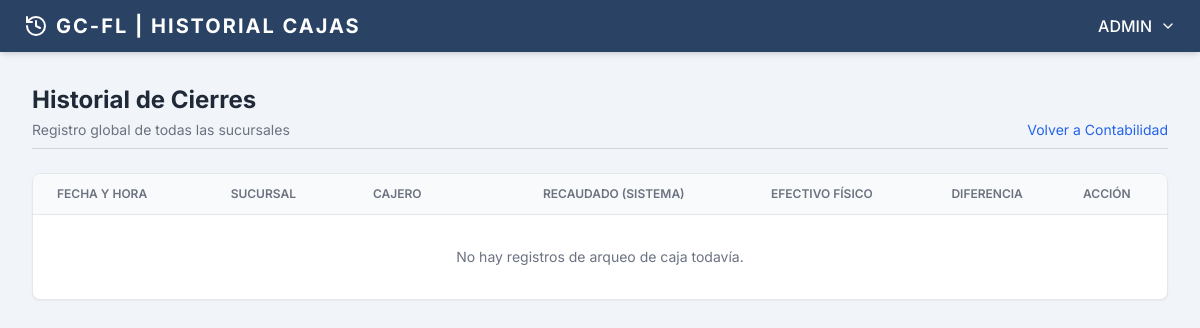
The page /contabilidad/historial/ (signed in) on the database as committed earlier.
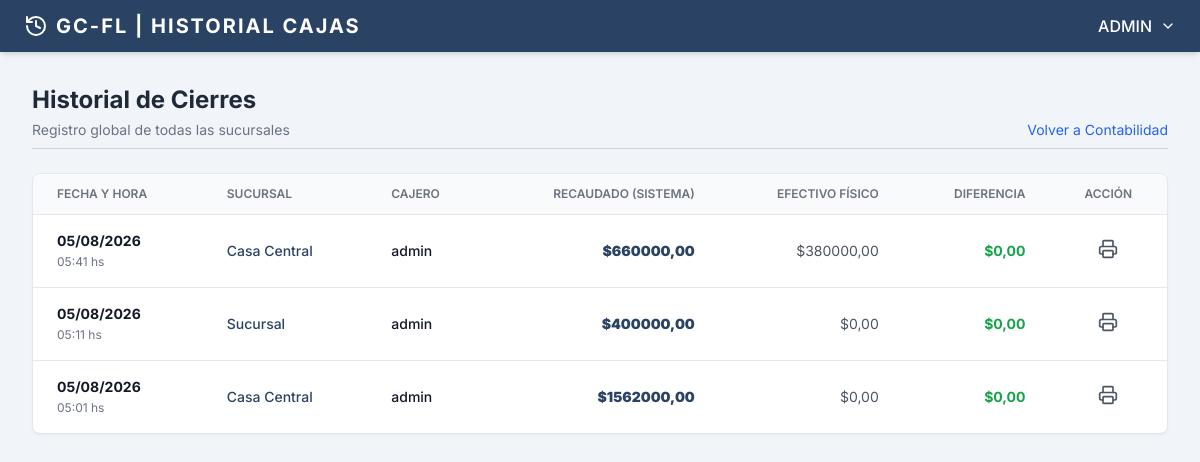
The same page on the database as committed later.
### contabilidad/models.py (models this page shows, shortened)
class CierreCaja(models.Model):
    sucursal = models.ForeignKey(Sucursal, on_delete=models.PROTECT, related_name='cierres_caja')
    usuario = models.ForeignKey(User, on_delete=models.PROTECT, help_text="Usuario que realizó el cierre")
    fecha_inicio = models.DateTimeField(help_text="Fecha y hora del último cierre anterior")
    fecha_cierre = models.DateTimeField(auto_now_add=True)
    total_efectivo = models.DecimalField(max_digits=12, decimal_places=2, default=0.00)
    total_tarjeta_debito = models.DecimalField(max_digits=12, decimal_places=2, default=0.00)
    total_tarjeta_credito = models.DecimalField(max_digits=12, decimal_places=2, default=0.00)
    total_transferencia = models.DecimalField(max_digits=12, decimal_places=2, default=0.00)
    total_billetera_virtual = models.DecimalField(max_digits=12, decimal_places=2, default=0.00)
    total_otros = models.DecimalField(max_digits=12, decimal_places=2, default=0.00)
    total_recaudado = models.DecimalField(max_digits=12, decimal_places=2, default=0.00)
    efectivo_usado = models.DecimalField(max_digits=12, decimal_places=2, default=0.00)      # gastos del dia en efectivo sacado de la caja
    efectivo_declarado = models.DecimalField(max_digits=12, decimal_places=2, default=0.00)  # efectivo al cierre de caja
    observaciones = models.TextField(blank=True, null=True)
    class Meta:
        db_table = 'cierre_caja'
        verbose_name = 'Cierre de Caja'
        verbose_name_plural = 'Cierres de Caja'
        ordering = ['-fecha_cierre']
    @property
    def diferencia_efectivo(self):
        efectivo_esperado = self.total_efectivo - self.efectivo_usado
        return self.efectivo_declarado - efectivo_esperado

### core/models.py (models this page shows, shortened)
class Sucursal(models.Model):
    nombre = models.CharField(max_length=100, help_text="Ej: Casa Central, Sucursal Norte")
    direccion = models.CharField(max_length=200, blank=True, null=True)
    telefono = models.CharField(max_length=50, blank=True, null=True)
    es_principal = models.BooleanField(default=False)
    class Meta:
        db_table = 'sucursales'
        verbose_name = 'Sucursal'
        verbose_name_plural = 'Sucursales'

### users/models.py (models this page shows)
class User(AbstractUser):
    class Meta:
        db_table = 'users'
        verbose_name = 'User'
        verbose_name_plural = 'Users'

### contabilidad/views.py (the view)
# urls.py: path('historial/', views.historial_cierres, name='historial_cierres'),
@login_required
def historial_cierres(request):
    cierres = CierreCaja.objects.all().order_by('-fecha_cierre')
    return render(request, 'contabilidad/historial_cierres.html', {'cierres': cierres})

### contabilidad/templates/contabilidad/historial_cierres.html (shortened to what this page needs)
{% extends 'core/base.html' %}
{% block nav_icon %}<i data-lucide="history" class="w-6 h-6"></i>{% endblock %}
{% block nav_title %}| HISTORIAL CAJAS{% endblock %}
{% block content %}
    <div class="mb-6 border-b border-gray-300 pb-2 flex justify-between items-end">
        <div>
            <h1 class="text-2xl font-bold text-gray-800">Historial de Cierres</h1>
            <p class="text-sm text-gray-500 mt-1">Registro global de todas las sucursales</p>
        </div>
        <a href="{% url 'contabilidad:dashboard_contabilidad' %}" class="text-sm text-blue-600 hover:underline">Volver a Contabilidad</a>
    </div>
    <div class="bg-white rounded-lg shadow-sm border border-gray-200 overflow-hidden">
        <table class="w-full text-left border-collapse">
            <thead>
                <tr class="bg-gray-50 border-b border-gray-200">
                    <th class="py-3 px-6 text-xs font-semibold text-gray-500 uppercase">Fecha y Hora</th>
                    <th class="py-3 px-6 text-xs font-semibold text-gray-500 uppercase">Sucursal</th>
                    <th class="py-3 px-6 text-xs font-semibold text-gray-500 uppercase">Cajero</th>
                    <th class="py-3 px-6 text-xs font-semibold text-gray-500 uppercase text-right">Recaudado (Sistema)</th>
                    <th class="py-3 px-6 text-xs font-semibold text-gray-500 uppercase text-right">Efectivo Físico</th>
                    <th class="py-3 px-6 text-xs font-semibold text-gray-500 uppercase text-right">Diferencia</th>
                    <th class="py-3 px-6 text-xs font-semibold text-gray-500 uppercase text-center">Acción</th>
                </tr>
            </thead>
            <tbody class="text-sm text-gray-700 divide-y divide-gray-200">
                {% for cierre in cierres %}
                <tr class="hover:bg-gray-50 transition-colors">
                    <td class="py-4 px-6">
                        <span class="block font-bold text-gray-900">{{ cierre.fecha_cierre|date:"d/m/Y" }}</span>
                        <span class="text-xs text-gray-500">{{ cierre.fecha_cierre|date:"H:i" }} hs</span>
                    </td>
                    <td class="py-4 px-6 font-medium text-[#2a4365]">
                        {{ cierre.sucursal.nombre }}
                    </td>
                    <td class="py-4 px-6 font-medium text-gray-900">
                        {{ cierre.usuario.username }}
                    </td>
                    <td class="py-4 px-6 text-right font-black text-[#2a4365]">
                        ${{ cierre.total_recaudado }}
                    </td>
                    <td class="py-4 px-6 text-right text-gray-600">
                        ${{ cierre.efectivo_declarado }}
                    </td>
                    <td class="py-4 px-6 text-right font-bold {% if cierre.diferencia_efectivo < 0 %} text-red-600 {% elif cierre.diferencia_efectivo > 0 %} text-orange-500 {% else %} text-green-600 {% endif %}">
                        ${{ cierre.diferencia_efectivo }}
                    </td>
                    <td class="py-4 px-6 text-center">
                        <a href="{% url 'contabilidad:imprimir_arqueo' cierre.id %}" target="_blank" class="inline-flex items-center gap-1 text-gray-600 hover:text-[#2a4365] transition-colors" title="Ver / Imprimir Ticket">
                            <i data-lucide="printer" class="w-5 h-5"></i>
                        </a>
                    </td>
                </tr>
                {% empty %}
                <tr>
                    <td colspan="7" class="py-8 text-center text-gray-500">
                        No hay registros de arqueo de caja todavía.
                    </td>
                </tr>
                {% endfor %}
            </tbody>
        </table>
    </div>
{% endblock content %}

Rows that differ between the two databases and show on the page:
added CierreCaja: fecha_cierre "05/08/2026", fecha_cierre "05:41", sucursal.nombre "Casa Central", usuario.username "admin", total_recaudado "660000,00", efectivo_declarado "380000,00", diferencia_efectivo "0,00"
added CierreCaja: fecha_cierre "05/08/2026", fecha_cierre "05:11", sucursal.nombre "Sucursal", usuario.username "admin", total_recaudado "400000,00", efectivo_declarado "0,00", diferencia_efectivo "0,00"
added CierreCaja: fecha_cierre "05/08/2026", fecha_cierre "05:01", sucursal.nombre "Casa Central", usuario.username "admin", total_recaudado "1562000,00", efectivo_declarado "0,00", diferencia_efectivo "0,00"
Other text that changed with them:
text no longer shown: "No hay registros de arqueo de caja todavía."
